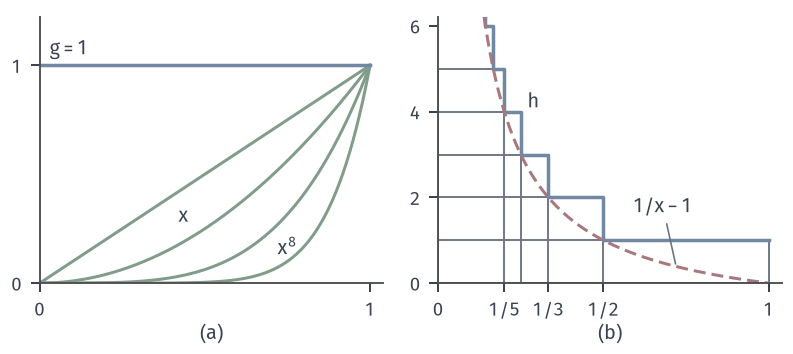

Source code (Python):
from pathlib import Path
import sys
ROOT = next(p for p in Path(__file__).resolve().parents if (p/"build.sh").is_file() and (p/"tex/book.tex").is_file())
sys.path.insert(0, str(ROOT/"figures/00-shared/mathematical-preliminaries-upper/00-shared/comprehension-figures"))
from support import figure, save, BLUE, GREEN, YELLOW, RED, PURPLE, INK, MUTED, GRID, BLUE_FILL, GREEN_FILL, YELLOW_FILL, RED_FILL, PURPLE_FILL
import numpy as np
from matplotlib.patches import Rectangle

def labels(fig, axes, y=.03):
    for ax, s in zip(axes, ['(a)', '(b)', '(c)']):
        p = ax.get_position(); fig.text((p.x0+p.x1)/2, y, s, ha='center', va='bottom')

# (a) f_n=x^n under g=1. (b) spikes, envelope h=sup f_n, lower bound 1/x-1.
fig, axes = figure(width_mm=112, height_mm=50, ncols=2)
fig.set_layout_engine(None)
fig.subplots_adjust(left=.05, right=.985, top=.95, bottom=.2, wspace=.16)
a, b = axes
x = np.linspace(0, 1, 500)
for n in (1, 2, 4, 8):
    a.plot(x, x**n, color=GREEN, lw=1.2)
    t = .985 if n == 1 else .9
a.text(.42, .28, '$x$', color=INK); a.text(.72, .13, '$x^8$', color=INK)
a.plot([0, 1], [1, 1], color=BLUE, lw=1.4); a.text(.03, 1.05, '$g=1$', color=INK)
a.set_xlim(0, 1.04); a.set_ylim(0, 1.22); a.set_xticks([0, 1]); a.set_yticks([0, 1])
for n in range(1, 6):
    b.add_patch(Rectangle((0, 0), 1/n, n, fc='none', ec=MUTED, lw=.75))
X = [1.0]; Y = [1.0]
for n in range(1, 40):
    l = 1/(n+1); r = 1/n
    X += [l]; Y += [n]
    X += [l]; Y += [n+1]
b.plot(X, Y, color=BLUE, lw=1.4)
u = np.linspace(.12, 1, 400)
b.plot(u, 1/u-1, color=RED, lw=1.2, dashes=(4, 2))
b.text(.27, 4.1, '$h$', color=INK); b.annotate('$1/x-1$', xy=(.72, .39), xytext=(.68, 1.65), color=INK, arrowprops=dict(arrowstyle='-', color=MUTED, lw=.65, shrinkA=1, shrinkB=1), ha='center')
b.set_xlim(0, 1.04); b.set_ylim(0, 6.2); b.set_xticks([0, 1/5, 1/3, 1/2, 1]); b.set_xticklabels(['0', '1/5', '1/3', '1/2', '1']); b.set_yticks([0, 2, 4, 6])
labels(fig, axes)
save(fig, Path(__file__).resolve().parent, 'figure', {'formula': 'x^n, n=1,2,4,8; n 1_(0,1/n), n<=5; h=n on [1/(n+1),1/n); 1/x-1'})
